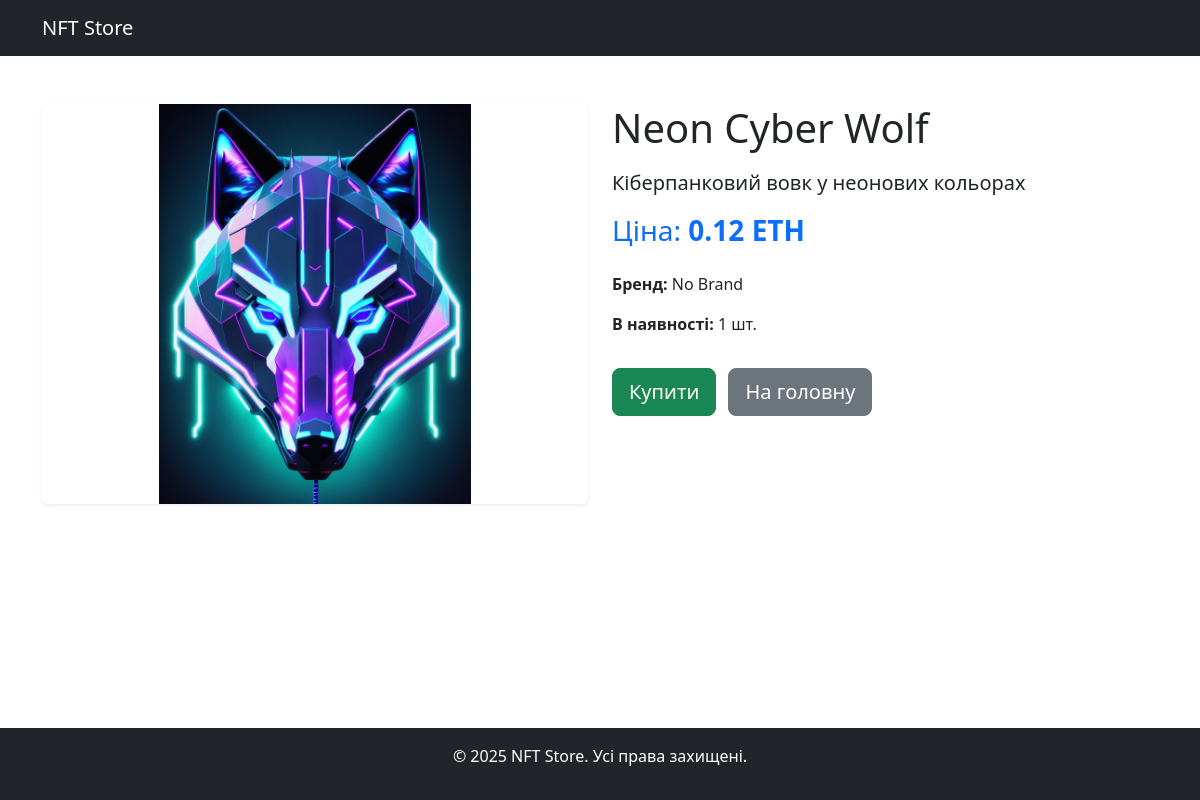
/product/1/, run on the app's committed database.
### main/models.py (models this page shows, shortened)
class Product(models.Model):
    category = models.ForeignKey(Category, on_delete=models.CASCADE, related_name='products')
    name = models.CharField(max_length=200)
    description = models.TextField()
    price = models.DecimalField(max_digits=10, decimal_places=2)
    stock = models.PositiveIntegerField(default=0)
    available = models.BooleanField(default=True)
    created_at = models.DateTimeField(auto_now_add=True)
    updated_at = models.DateTimeField(auto_now=True)
    brand = models.CharField(max_length=100, default='No Brand')
    warranty_years = models.PositiveIntegerField(default=1)
    image = models.ImageField(upload_to='product_images/', blank=True, null=True)
    quantity = models.PositiveIntegerField(default=10)

### main/views.py (the view)
# urls.py: path('product/<int:pk>/', views.product_detail, name='product_detail'),
def product_detail(request, pk):
    product = get_object_or_404(Product, pk=pk)
    return render(request, 'product_detail.html', {'product': product})

### main/templates/product_detail.html (shortened to what this page needs)
{% extends 'base.html' %}
{% load static %}
{% block content %}
<div class="row my-4">
    <div class="col-md-6">
        {% if product.image %}
            <img src="{{ product.image.url }}" alt="{{ product.name }}" class="img-fluid rounded shadow-sm" style="max-height: 400px; width: 100%; object-fit: contain;">
        {% else %}
            <img src="{% static 'images/placeholder.jpg' %}" alt="No image" class="img-fluid rounded shadow-sm" style="max-height: 400px; width: 100%; object-fit: contain;">
        {% endif %}
    </div>
    <div class="col-md-6">
        <h1 class="mb-3">{{ product.name }}</h1>
        <p class="lead">{{ product.description }}</p>
        <h3 class="text-primary mb-4">Ціна: <strong>{{ product.price }} ETH</strong></h3>
        <p><strong>Бренд:</strong> {{ product.brand }}</p>
        <p><strong>В наявності:</strong> {{ product.stock }} шт.</p>
        <a href="{% url 'place_order' product.pk %}" class="btn btn-success btn-lg mt-3">Купити</a>
        <a href="{% url 'index' %}" class="btn btn-secondary btn-lg mt-3 ms-2">На головну</a>
    </div>
</div>
{% endblock %}

### main/static/css/style.css (style rules this page uses)
body { font-family: Arial, sans-serif; }

### main/templates/base.html (style rules this page uses)
html, body { height: 100%; margin: 0; }

### data on the page
Product: image (picture), name "Neon Cyber Wolf", description "Кіберпанковий вовк у неонових кольорах", price "0.12", brand "No Brand", stock "1"
